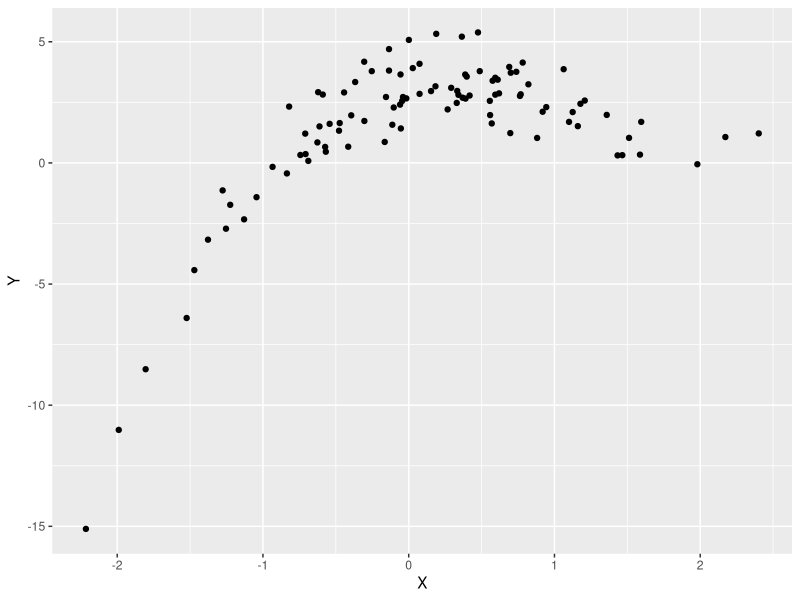
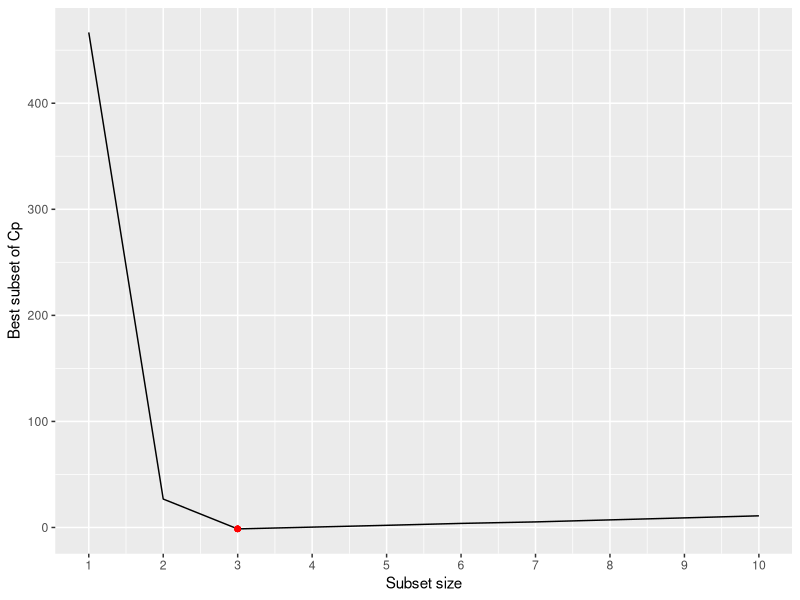
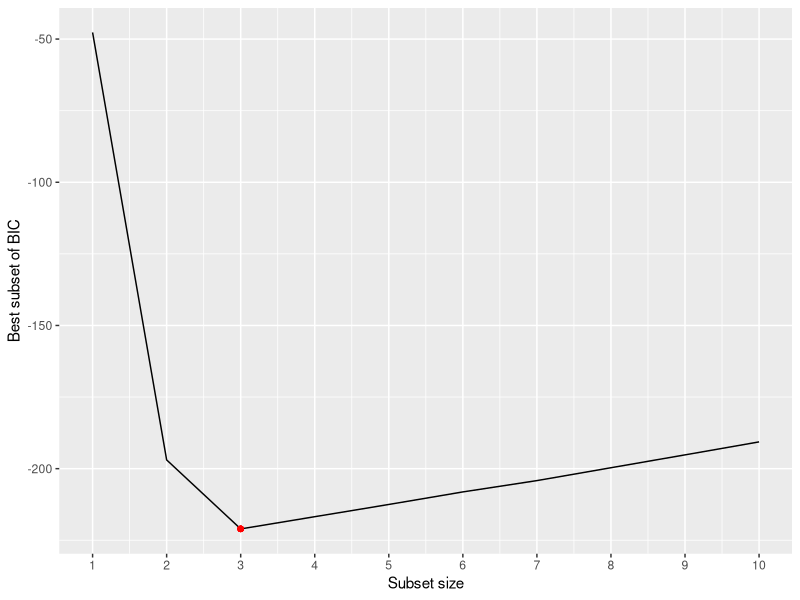
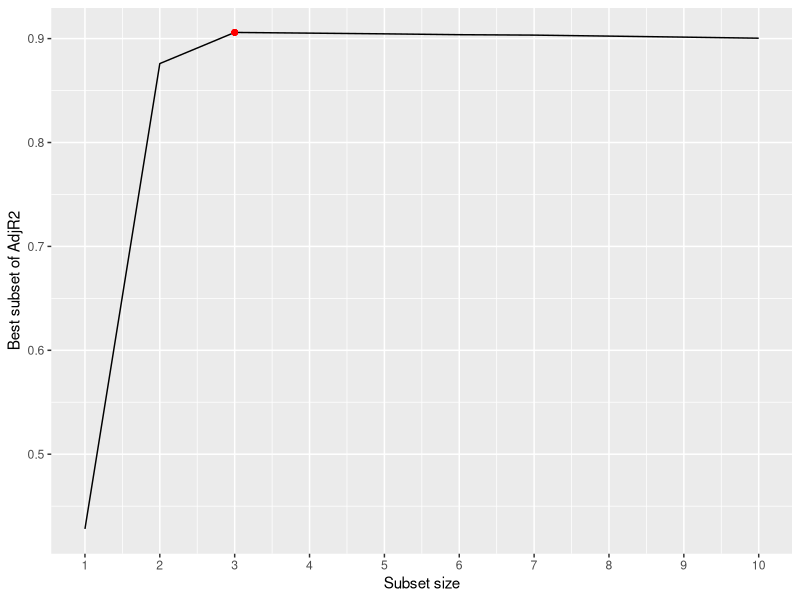
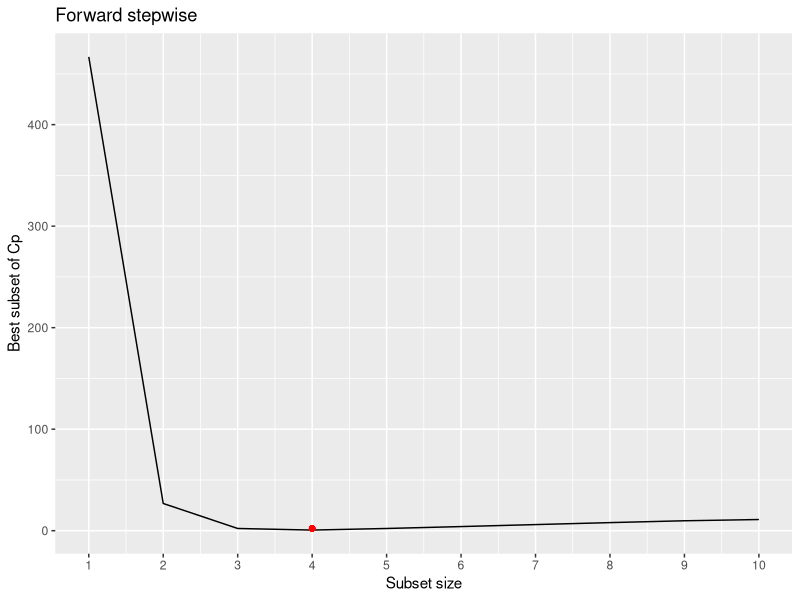
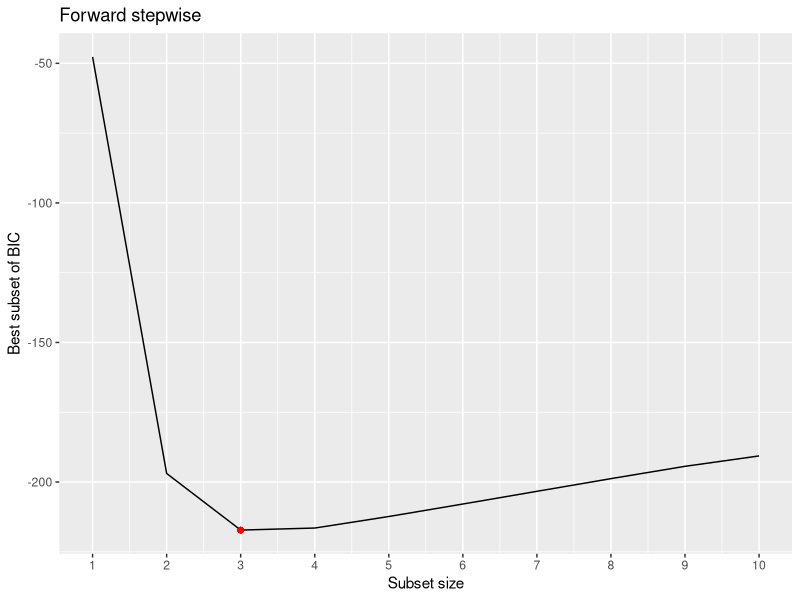
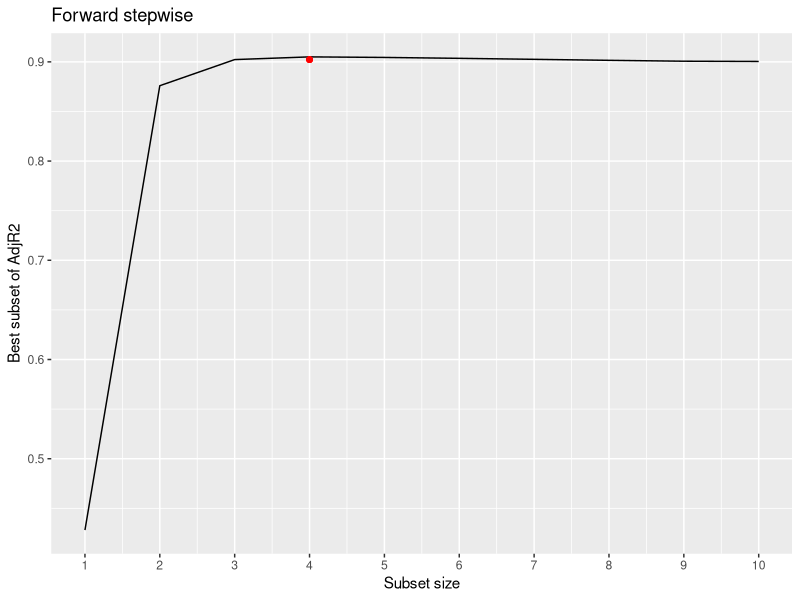
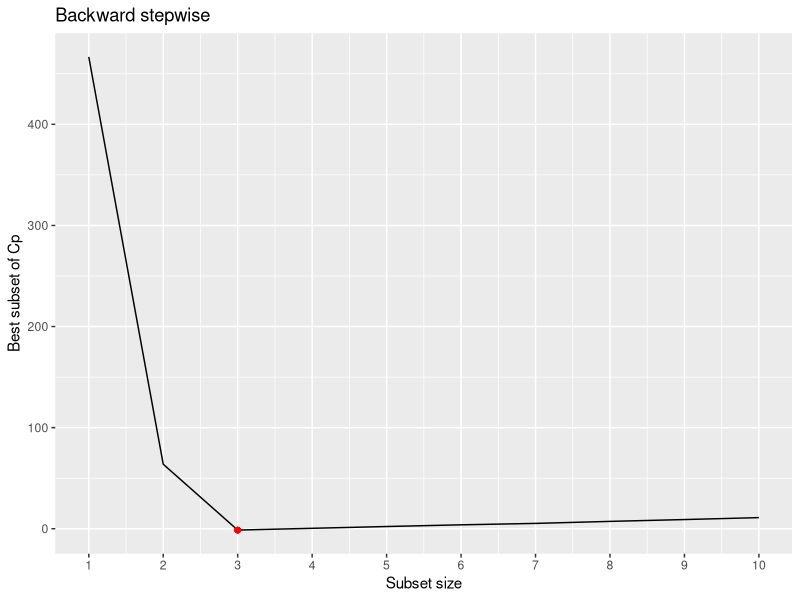

The R source for these figures, in order:
## ---- chunk 1
library(tidyverse)
## ---- chunk 2
set.seed(1)
## ---- chunk 3
X <- rnorm(100)
epsilon <- rnorm(100)
## ---- chunk 4
beta0 = 3
beta1 = 1
beta2 = -2
beta3 = 0.5
## ---- chunk 5
Y <- beta0 + beta1 * X + beta2 * X^2 + beta3 * X^3 + epsilon
## ---- chunk 6
ggplot(data = tibble(X,Y)) +
	geom_point(aes(x = X, y = Y))
# qplot(X,Y)
## ---- chunk 7
library(leaps)
## ---- chunk 8
mod.full <- regsubsets(Y ~ poly(X, 10, raw = T), 
											 data = tibble(Y, X), 
											 nvmax = 10)
## ---- chunk 9
(mod.summary <- summary(mod.full))
## ---- chunk 10
min.cp <- which.min(mod.summary$cp)
min.bic <- which.min(mod.summary$bic)
max.adjr2 <- which.max(mod.summary$adjr2)
## ---- chunk 11
plot_statistics <- function(summary, stat, opt.stat, title.str = NULL) {
	variable <- summary[[tolower(stat)]]
	
	gg <- ggplot(tibble(x = seq_along(variable), y = variable)) +
		geom_line(aes(x = x, y = y)) +
		geom_point(aes(x = opt.stat, y = variable[min.cp]), colour = "red") +
		scale_x_continuous(breaks = seq(1:10)) +
		labs(x = "Subset size", y = paste("Best subset of", stat))
	
	if (!is.null(title.str)) {
		gg <- gg + labs(title = title.str)
	}
	
	return(gg)
}
## ---- chunk 12
plot_statistics(mod.summary, "Cp", min.cp)
plot_statistics(mod.summary, "BIC", min.bic)
plot_statistics(mod.summary, "AdjR2", max.adjr2)
## ---- chunk 13
coefficients(mod.full, id = min.cp)
## ---- chunk 14
mod.fwd <- regsubsets(Y ~ poly(X, 10, raw = T), 
											data = tibble(Y, X), 
											nvmax = 10,
											method = "forward")
mod.bwd <- regsubsets(Y ~ poly(X, 10, raw = T), 
											data = tibble(Y, X), 
											nvmax = 10,
											method = "backward")

## ---- chunk 15
(fwd.summary <- summary(mod.fwd))
(bwd.summary <- summary(mod.bwd))
## ---- chunk 16
min.cp.fwd <- which.min(fwd.summary$cp)
min.cp.bwd <- which.min(bwd.summary$cp)
min.bic.fwd <- which.min(fwd.summary$bic)
min.bic.bwd <- which.min(bwd.summary$bic)
max.adjr2.fwd <- which.max(fwd.summary$adjr2)
max.adjr2.bwd <- which.max(bwd.summary$adjr2)
## ---- chunk 17
plot_statistics(fwd.summary, "Cp", min.cp.fwd, "Forward stepwise")
plot_statistics(fwd.summary, "BIC", min.bic.fwd, "Forward stepwise")
plot_statistics(fwd.summary, "AdjR2", max.adjr2.fwd, "Forward stepwise")

plot_statistics(bwd.summary, "Cp", min.cp.bwd, "Backward stepwise")
plot_statistics(bwd.summary, "BIC", min.bic.bwd, "Backward stepwise")
plot_statistics(bwd.summary, "AdjR2", max.adjr2.bwd, "Backward stepwise")
## ---- chunk 18
coefficients(mod.fwd, id = min.cp.fwd)
